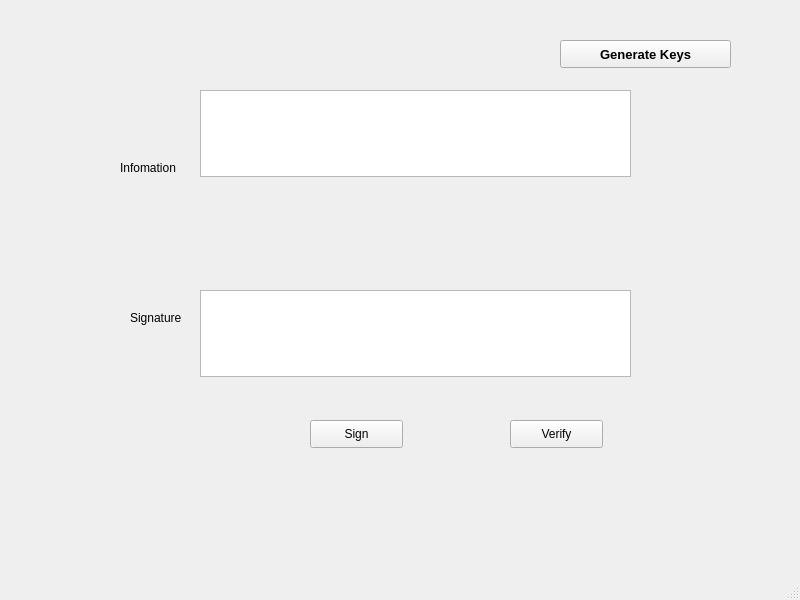
<?xml version="1.0" encoding="UTF-8"?>
<ui version="4.0">
 <class>MainWindow</class>
 <widget class="QMainWindow" name="MainWindow">
  <property name="geometry">
   <rect>
    <x>0</x>
    <y>0</y>
    <width>800</width>
    <height>600</height>
   </rect>
  </property>
  <property name="windowTitle">
   <string>MainWindow</string>
  </property>
  <widget class="QWidget" name="centralwidget">
   <widget class="QPushButton" name="btn_gen_keys">
    <property name="geometry">
     <rect>
      <x>560</x>
      <y>40</y>
      <width>171</width>
      <height>28</height>
     </rect>
    </property>
    <property name="font">
     <font>
      <pointsize>10</pointsize>
      <weight>75</weight>
      <bold>true</bold>
     </font>
    </property>
    <property name="text">
     <string>Generate Keys</string>
    </property>
   </widget>
   <widget class="QPlainTextEdit" name="txt_info">
    <property name="geometry">
     <rect>
      <x>200</x>
      <y>90</y>
      <width>431</width>
      <height>87</height>
     </rect>
    </property>
   </widget>
   <widget class="QLabel" name="label_4">
    <property name="geometry">
     <rect>
      <x>130</x>
      <y>310</y>
      <width>55</width>
      <height>16</height>
     </rect>
    </property>
    <property name="text">
     <string>Signature</string>
    </property>
   </widget>
   <widget class="QPushButton" name="btn_sign">
    <property name="geometry">
     <rect>
      <x>310</x>
      <y>420</y>
      <width>93</width>
      <height>28</height>
     </rect>
    </property>
    <property name="text">
     <string>Sign</string>
    </property>
   </widget>
   <widget class="QPushButton" name="btn_verify">
    <property name="geometry">
     <rect>
      <x>510</x>
      <y>420</y>
      <width>93</width>
      <height>28</height>
     </rect>
    </property>
    <property name="text">
     <string>Verify</string>
    </property>
   </widget>
   <widget class="QPlainTextEdit" name="txt_sign">
    <property name="geometry">
     <rect>
      <x>200</x>
      <y>290</y>
      <width>431</width>
      <height>87</height>
     </rect>
    </property>
   </widget>
   <widget class="QLabel" name="label_2">
    <property name="geometry">
     <rect>
      <x>120</x>
      <y>160</y>
      <width>71</width>
      <height>16</height>
     </rect>
    </property>
    <property name="text">
     <string>Infomation</string>
    </property>
   </widget>
  </widget>
  <widget class="QMenuBar" name="menubar">
   <property name="geometry">
    <rect>
     <x>0</x>
     <y>0</y>
     <width>800</width>
     <height>26</height>
    </rect>
   </property>
  </widget>
  <widget class="QStatusBar" name="statusbar"/>
 </widget>
 <resources/>
 <connections/>
</ui>
